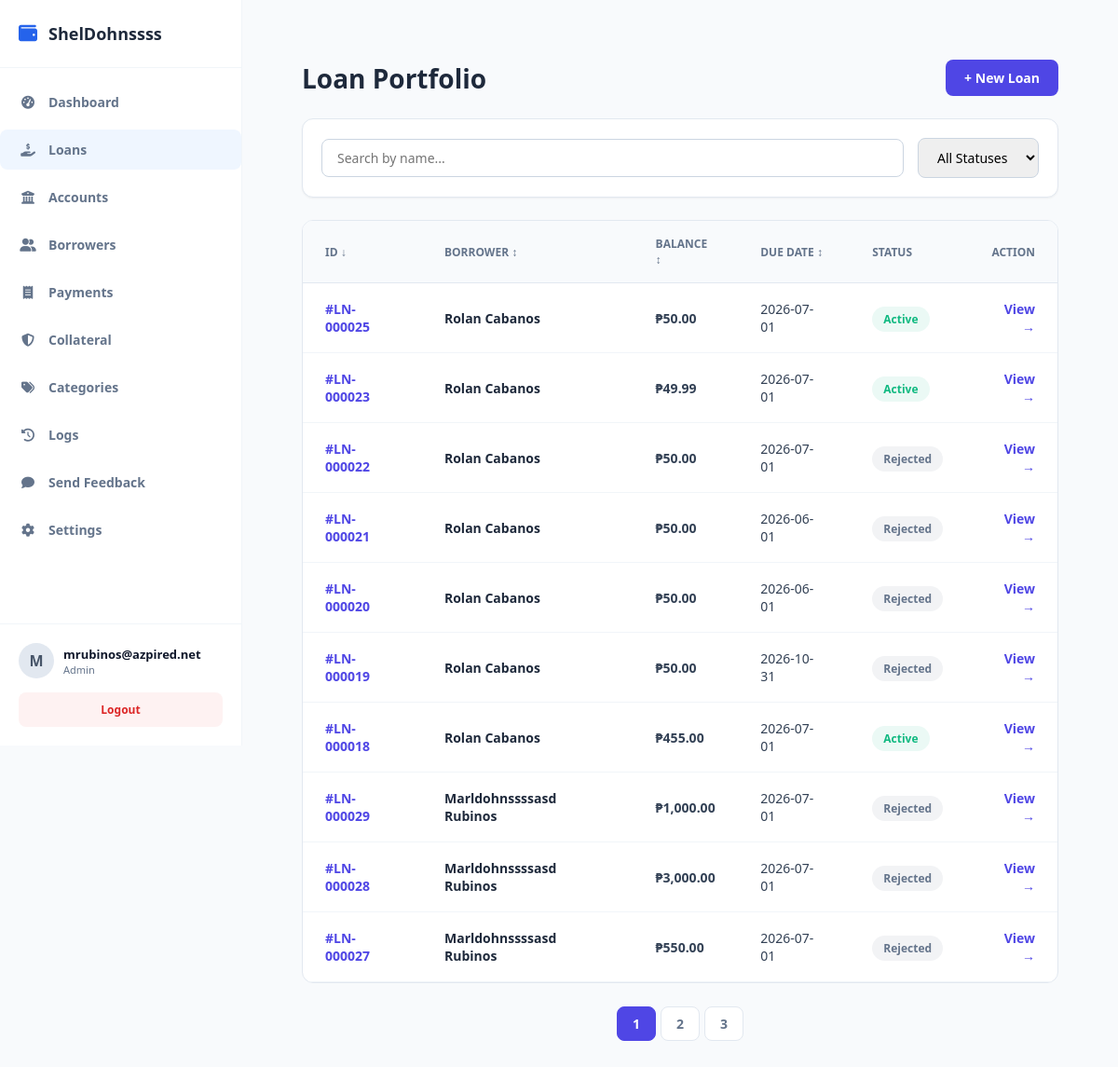
The app's page /public/index.php?url=loan/index (signed in) with its own data.
### tables this page shows
CREATE TABLE `companies` (
  `id` int(11) NOT NULL,
  `name` varchar(150) NOT NULL,
  `plan_tier` varchar(20) DEFAULT 'free',
  `subscription_status` varchar(20) DEFAULT 'active',
  `expires_at` datetime DEFAULT NULL,
  `created_at` timestamp NOT NULL DEFAULT current_timestamp()
);

CREATE TABLE `loans` (
  `id` int(11) NOT NULL,
  `company_id` int(11) NOT NULL,
  `account_id` int(11) DEFAULT NULL,
  `borrower_id` int(11) NOT NULL,
  `amount` decimal(12,2) NOT NULL,
  `interest_rate` decimal(5,2) NOT NULL,
  `total_payable` decimal(12,2) NOT NULL,
  `status` varchar(30) DEFAULT 'pending',
  `released_date` date DEFAULT NULL,
  `due_date` date NOT NULL,
  `created_at` timestamp NOT NULL DEFAULT current_timestamp(),
  `term_months` int(11),
  `notes` text DEFAULT NULL,
  `term_type` varchar(20) DEFAULT 'month',
  `fee` decimal(15,2) DEFAULT 0.00,
  `category_id` int(11) DEFAULT NULL
);

CREATE TABLE `borrowers` (
  `id` int(11) NOT NULL,
  `company_id` int(11) NOT NULL,
  `first_name` varchar(100) NOT NULL,
  `middle_name` varchar(100) DEFAULT NULL,
  `last_name` varchar(100) NOT NULL,
  `gender` varchar(20) DEFAULT NULL,
  `birthdate` date DEFAULT NULL,
  `phone` varchar(30) NOT NULL,
  `email` varchar(100) DEFAULT NULL,
  `address` text NOT NULL,
  `valid_id` varchar(150) DEFAULT NULL,
  `status` tinyint(1) DEFAULT 1,
  `created_at` timestamp NOT NULL DEFAULT current_timestamp(),
  `occupation` text DEFAULT NULL
);

### app/controllers/LoanController.php (called while the page is built, shortened)
<?php
require_once __DIR__ . '/../models/Payment.php';
class LoanController {
public function index() {
    $loanModel = new Loan();
    $paymentModel = new Payment();
    $db = $loanModel->getDb();
    $company_id = $_SESSION['user']['company_id'];
    $status = $_GET['status'] ?? '';
    $page = isset($_GET['page']) ? (int)$_GET['page'] : 1;
    $limit = 10;
    $sql = "SELECT l.*, b.first_name, b.last_name
            FROM loans l
            JOIN borrowers b ON l.borrower_id = b.id
            WHERE l.company_id = ? ORDER BY l.created_at DESC";
    $params = [$company_id];
    $stmt = $db->prepare($sql);
    $stmt->execute($params);
    $allLoans = $stmt->fetchAll(PDO::FETCH_ASSOC);
    $filteredLoans = [];
    foreach ($allLoans as $loan) {
        $totalPaid = $paymentModel->getTotalPaidByLoanId($loan['id']);
        $loan['remaining_balance'] = (float)($loan['total_payable'] - $totalPaid);
        $loan['display_status'] = $this->calculateLoanStatus($loan);
        if (empty($status) || $loan['display_status'] === $status) {
            $filteredLoans[] = $loan;
        }
    }
    $sort = $_GET['sort'] ?? 'created_at';
$order = ($_GET['order'] ?? 'DESC');
usort($filteredLoans, function($a, $b) use ($sort, $order) {
    if ($sort === 'remaining_balance') {
        $cmp = $a['remaining_balance'] <=> $b['remaining_balance'];
    } elseif ($sort === 'due_date') {
        $cmp = strcmp($a['due_date'], $b['due_date']);
    } else {
        $cmp = strcmp($a['first_name'], $b['first_name']);
    }
    return ($order === 'DESC') ? -$cmp : $cmp;
});
    $totalLoans = count($filteredLoans);
    $totalPages = ceil($totalLoans / $limit);
    $offset = ($page - 1) * $limit;
$loans = array_slice($filteredLoans, $offset, $limit);
    require_once __DIR__ . '/../views/admin/loans/index.php';
}
private function calculateLoanStatus($loan) {
    if ($loan['status'] === 'Rejected') return 'Rejected';
    if ($loan['status'] === 'Approved') {
        if (isset($loan['remaining_balance']) && $loan['remaining_balance'] <= 0) {
            return 'Paid';
        }
        if (strtotime($loan['due_date']) < time()) {
            return 'Overdue';
        }
        return 'Active';
    }
    return 'Pending';
}
}

### public/index.php (called while the page is built, shortened)
<?php
require_once __DIR__ . "/../app/core/Database.php";
require_once __DIR__ . "/../app/core/Model.php";
$init = new App();

### app/core/Database.php (called while the page is built)
<?php
class Database {
    private static $host = "localhost";
    private static $port = "3307";
    private static $db   = "loan_saas_db";
    private static $user = "root";
    private static $pass = "";
    public static function getConnection() {
        try {
            $conn = new PDO(
                "mysql:host=" . self::$host . ";port=" . self::$port . ";dbname=" . self::$db,
                self::$user,
                self::$pass
            );
            $conn->setAttribute(PDO::ATTR_ERRMODE, PDO::ERRMODE_EXCEPTION);
            $conn->setAttribute(PDO::ATTR_DEFAULT_FETCH_MODE, PDO::FETCH_ASSOC);
            return $conn;
        } catch (Exception $e) {
            die("Database connection failed: " . $e->getMessage());
        }
    }
}

### app/core/Model.php (called while the page is built, shortened)
<?php
require_once __DIR__ . "/Database.php";
class Model {
    public function __construct() {
        $this->conn = Database::getConnection();
    }
}

### app/models/Payment.php (called while the page is built, shortened)
<?php
require_once __DIR__ . '/../core/Model.php';
class Payment extends Model {
    public function getTotalPaidByLoanId($loan_id) {
        $stmt = $this->conn->prepare("SELECT SUM(amount) as total FROM payments WHERE loan_id = ?");
        $stmt->execute([$loan_id]);
        $result = $stmt->fetch(PDO::FETCH_ASSOC);
        return $result['total'] ?? 0;
    }
}

### app/views/admin/loans/index.php (the view, shortened to what this page needs)
<?php require_once dirname(__DIR__, 2) . '/layouts/header.php'; ?>
<div class="page-header">
    <h1>Loan Portfolio</h1>
    <a href="/loansaas/public/index.php?url=loan/create" class="btn-primary">+ New Loan</a>
</div>
<form method="GET" action="/loansaas/public/index.php" class="filter-card">
    <input type="text" name="search" placeholder="Search by name..." value="<?= htmlspecialchars($_GET['search'] ?? '') ?>" style="flex-grow: 1;">
    <select name="status" onchange="this.form.submit()">
        <option value="">All Statuses</option>
    </select>
</form>
<div class="table-container">
    <table class="data-table">
        <thead>
    <tr>
        <?php
        $currentStatus = urlencode($_GET['status'] ?? '');
        $sort = $_GET['sort'] ?? 'id';
        $order = ($_GET['order'] ?? 'DESC');
        $nextOrder = ($order === 'DESC') ? 'ASC' : 'DESC';
        ?>
        <th>
            <a href="?url=loan/index&sort=id&order=<?= $nextOrder ?>&status=<?= $currentStatus ?>">
                ID <?= $sort == 'id' ? ($order == 'ASC' ? '↑' : '↓') : '↕' ?>
            </a>
        </th>
        <th>
            <a href="?url=loan/index&sort=borrower_name&order=<?= $nextOrder ?>&status=<?= $currentStatus ?>">
                Borrower <?= $sort == 'borrower_name' ? ($order == 'ASC' ? '↑' : '↓') : '↕' ?>
            </a>
        </th>
        <th>
            <a href="?url=loan/index&sort=remaining_balance&order=<?= $nextOrder ?>&status=<?= $currentStatus ?>">
                Balance <?= $sort == 'remaining_balance' ? ($order == 'ASC' ? '↑' : '↓') : '↕' ?>
            </a>
        </th>
        <th>
            <a href="?url=loan/index&sort=due_date&order=<?= $nextOrder ?>&status=<?= $currentStatus ?>">
                Due Date <?= $sort == 'due_date' ? ($order == 'ASC' ? '↑' : '↓') : '↕' ?>
            </a>
        </th>
        <th>Status</th>
        <th style="text-align: right;">Action</th>
    </tr>
</thead>
        <tbody>
            <?php if (empty($loans)): ?>
                <tr><td colspan="6" style="text-align:center; padding:40px; color:#94a3b8;">No loans found.</td></tr>
            <?php else:
                $statusColors = ['Pending'=>'#f59e0b', 'Active'=>'#10b981', 'Overdue'=>'#ef4444', 'Paid'=>'#3b82f6', 'Rejected'=>'#64748b'];
                foreach ($loans as $loan):
                    $color = $statusColors[$loan['display_status']] ?? '#94a3b8';
            ?>
                <tr>
                    <td style="font-weight: 700; color: #4f46e5;">#LN-<?= str_pad($loan['id'], 6, '0', STR_PAD_LEFT) ?></td>
                    <td><div style="font-weight: 600; color: #1e293b;"><?= htmlspecialchars($loan['first_name'] . ' ' . $loan['last_name']) ?></div></td>
                    <td style="font-weight: 600;">₱<?= number_format($loan['remaining_balance'], 2) ?></td>
                    <td><?= htmlspecialchars($loan['due_date']) ?></td>
                    <td><span class="badge" style="background: <?= $color ?>15; color: <?= $color ?>;"><?= htmlspecialchars($loan['display_status']) ?></span></td>
                    <td style="text-align: right;"><a href="/loansaas/public/index.php?url=loan/details&id=<?= $loan['id'] ?>" class="btn-view">View →</a></td>
                </tr>
            <?php endforeach; endif; ?>
        </tbody>
    </table>
</div>
<?php if (isset($totalPages) && $totalPages > 1): ?>
<div style="margin-top: 25px; display: flex; justify-content: center; gap: 5px;">
    <?php for ($i = 1; $i <= $totalPages; $i++): ?>
        <a href="?url=loan/index&page=<?= $i ?>&sort=<?= $sort ?>&order=<?= $order ?>&search=<?= urlencode($_GET['search'] ?? '') ?>&status=<?= urlencode($_GET['status'] ?? '') ?>"
           style="padding: 8px 16px; border-radius: 8px; text-decoration: none; font-size: 14px; font-weight: 600;
                  background: <?= ($page ?? 1) == $i ? '#4f46e5' : '#fff' ?>;
                  color: <?= ($page ?? 1) == $i ? '#fff' : '#64748b' ?>;
                  border: 1px solid <?= ($page ?? 1) == $i ? '#4f46e5' : '#e2e8f0' ?>;">
            <?= $i ?>
        </a>
    <?php endfor; ?>
</div>
<?php endif; ?>
<?php require_once dirname(__DIR__, 2) . '/layouts/footer.php'; ?>

### app/views/layouts/header.php (shortened to what this page needs)
<?php
$current_url = $_GET['url'] ?? '';
$userRole = $_SESSION['user']['role'] ?? '';
?>
<!DOCTYPE html>
<html lang="en">
<head>
    <link rel="stylesheet" href="https://cdnjs.cloudflare.com/ajax/libs/font-awesome/6.4.0/css/all.min.css">
    <link rel="stylesheet" href="/loansaas/public/css/style.css">
</head>
<body>
    <aside class="sidebar" style="display: flex; flex-direction: column; height: 100vh; width: 260px; background: #ffffff; border-right: 1px solid #f1f5f9;">
        <div class="sidebar-brand" style="padding: 24px 20px; display: flex; align-items: center; gap: 12px; font-weight: 700; font-size: 18px; color: #1e293b; border-bottom: 1px solid #f1f5f9;">
            <i class="fas fa-wallet" style="color: var(--primary-color); font-size: 20px;"></i>
            <span id="sidebar-company-name">
                <?php
                if (!empty($_SESSION['user']['company_id'])) {
                    $loanModel = new Loan();
                    $db = $loanModel->getDb();
                    $stmt = $db->prepare("SELECT name FROM companies WHERE id = ?");
                    $stmt->execute([$_SESSION['user']['company_id']]);
                    $companyName = $stmt->fetchColumn();
                    echo htmlspecialchars($companyName ?: 'SHELDONS');
                } else {
                    echo 'SHELDONS';
                }
                ?>
            </span>
        </div>
      <ul class="sidebar-menu" style="list-style: none; padding: 15px 0; margin: 0; flex-grow: 1;">
    <?php
    $menuItems = [];
if ($userRole === 'admin' || $userRole === 'staff') {
        $menuItems[] = ['url' => 'dashboard/index', 'icon' => 'fa-tachometer-alt', 'label' => 'Dashboard'];
        $menuItems[] = ['url' => 'loan/index', 'icon' => 'fa-hand-holding-dollar', 'label' => 'Loans'];
        $menuItems[] = ['url' => 'account/index', 'icon' => 'fa-bank', 'label' => 'Accounts'];
        $menuItems[] = ['url' => 'borrower/index', 'icon' => 'fa-user-group', 'label' => 'Borrowers'];
        $menuItems[] = ['url' => 'payment/index', 'icon' => 'fa-receipt', 'label' => 'Payments'];
        $menuItems[] = ['url' => 'collateral/index', 'icon' => 'fa-shield-halved', 'label' => 'Collateral'];
        $menuItems[] = ['url' => 'category/index', 'icon' => 'fa-tags', 'label' => 'Categories'];
        $menuItems[] = ['url' => 'activitylogs/index', 'icon' => 'fa-clock-rotate-left', 'label' => 'Logs'];
        $menuItems[] = ['url' => 'feedback/create', 'icon' => 'fa-comment', 'label' => 'Send Feedback'];
        $menuItems[] = ['url' => 'admin/settings', 'icon' => 'fa-cog', 'label' => 'Settings'];
    }
    foreach ($menuItems as $item) {
        $active = (strpos($current_url, explode('/', $item['url'])[0]) === 0) ? 'active' : '';
        echo "<li class='menu-item $active'>
                <a href='/loansaas/public/index.php?url={$item['url']}' style='display: flex; align-items: center; gap: 12px; padding: 12px 20px; color: #64748b; text-decoration: none; transition: 0.2s;'>
                    <i class='fas {$item['icon']}' style='width: 20px; text-align: center;'></i> <span>{$item['label']}</span>
                </a>
              </li>";
    }
    ?>
</ul>
        <div class="sidebar-footer" style="padding: 20px; border-top: 1px solid #f1f5f9;">
            <div class="user-profile" style="display: flex; align-items: center; gap: 10px; margin-bottom: 15px;">
                <div class="user-avatar" style="width: 38px; height: 38px; background: #e2e8f0; border-radius: 50%; display: flex; align-items: center; justify-content: center; font-weight: bold; color: #475569;">
                    <?= strtoupper(substr($_SESSION['user']['username'] ?? 'U', 0, 1)) ?>
                </div>
                <div class="user-info" style="display: flex; flex-direction: column;">
                    <span style="font-size: 13px; font-weight: 600; color: #0f172a;"><?= htmlspecialchars($_SESSION['user']['username'] ?? 'User') ?></span>
                    <span style="font-size: 11px; color: #64748b; text-transform: capitalize;"><?= htmlspecialchars($_SESSION['user']['role'] ?? 'Staff') ?></span>
                </div>
            </div>
            <a href="/loansaas/public/index.php?url=auth/logout" style="display: block; width: 100%; text-align: center; padding: 10px; background: #fef2f2; color: #dc2626; border-radius: 8px; text-decoration: none; font-size: 12px; font-weight: 600;">
                Logout
            </a>
        </div>
    </aside>
    <main class="main-content">

### records on screen
companies: name "ShelDohnssss"
loans: id "000025", borrower.last_name "Rolan Cabanos", total_payable "50.00", due_date "2026-07-01", display_status "Active"
loans: id "000023", borrower.last_name "Rolan Cabanos", total_payable "49.99", due_date "2026-07-01", display_status "Active"
loans: id "000022", borrower.last_name "Rolan Cabanos", total_payable "50.00", due_date "2026-07-01", status "Rejected"
loans: id "000021", borrower.last_name "Rolan Cabanos", total_payable "50.00", due_date "2026-06-01", status "Rejected"
loans: id "000020", borrower.last_name "Rolan Cabanos", total_payable "50.00", due_date "2026-06-01", status "Rejected"
loans: id "000019", borrower.last_name "Rolan Cabanos", total_payable "50.00", due_date "2026-10-31", status "Rejected"
loans: id "000018", borrower.last_name "Rolan Cabanos", total_payable "455.00", due_date "2026-07-01", display_status "Active"
loans: id "000029", borrower.last_name "Marldohnssssasd Rubinos", total_payable "1,000.00", due_date "2026-07-01", status "Rejected"
loans: id "000028", borrower.last_name "Marldohnssssasd Rubinos", total_payable "3,000.00", due_date "2026-07-01", status "Rejected"
loans: id "000027", borrower.last_name "Marldohnssssasd Rubinos", total_payable "550.00", due_date "2026-07-01", status "Rejected"

### other values on screen
$item['label'] "Dashboard"
$item['label'] "Loans"
$item['label'] "Accounts"
$item['label'] "Borrowers"
$item['label'] "Payments"
$item['label'] "Collateral"
$item['label'] "Categories"
$item['label'] "Logs"
$item['label'] "Send Feedback"
$item['label'] "Settings"
substr($_SESSION['user']['username'] ?? 'U', 0, 1) "M"
$_SESSION['user']['username'] "mrubinos@azpired.net"
$_SESSION['user']['role'] "Admin"
